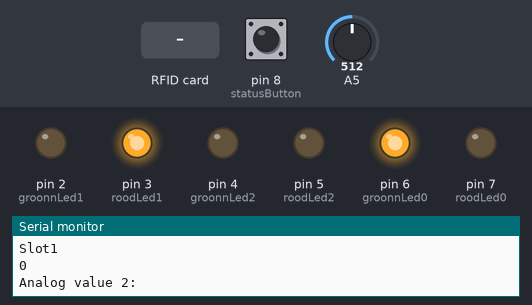
Bench run of a sketch on a simulated Arduino Uno, built with avr-gcc and run on an emulated ATmega328P. On the bench: output pins drawn as LEDs (lit = HIGH), the last lines printed to the serial monitor. Dashed ring = blinking. The inputs (shaded band) are chosen by the test bench; at power-on: A5 = 512, pin 8 (statusButton) LOW. Pins used as bus, display or sensor lines are not drawn.

Above: at 1.3 s.
1.4 s: A5 set to 10
4.4 s: pin 8 (statusButton) pulled HIGH for 3.2 s
At 8.6 s:
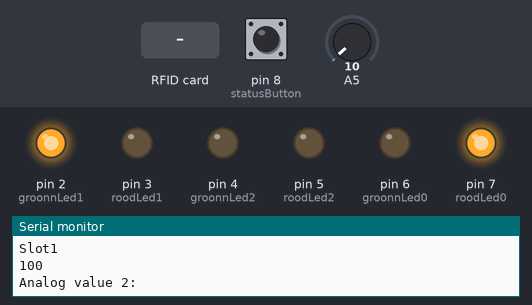
9.1 s: RFID card 5E 7A 19 C4 held to the reader
10.6 s: pin 8 (statusButton) driven HIGH
At 10.78 s:
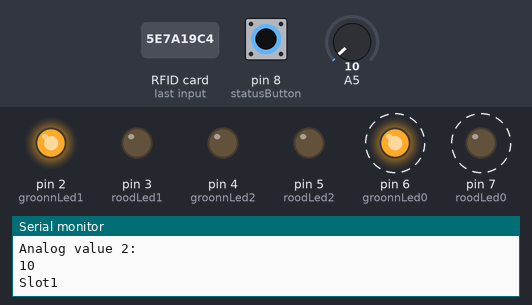
13.6 s: pin 8 (statusButton) driven LOW
At 13.6 s:
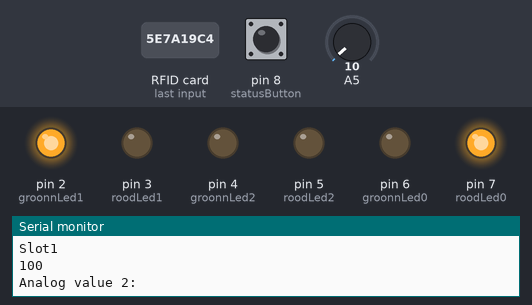
Timing chart, 0 to 16.6 s (numbered marks = the images above; inputs shaded):
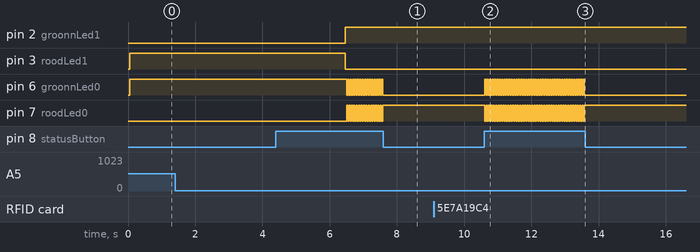

The sketch:

BesoksBuddy.ino
```cpp
#include <SPI.h>
#include <MFRC522.h>

#define RST_PIN         9           // Configurable, see typical pin layout above
#define SS_PIN          10          // Configurable, see typical pin layout above

MFRC522 mfrc522(SS_PIN, RST_PIN);   // Create MFRC522 instance.

MFRC522::MIFARE_Key key;
const int groonnLed0 = 6; //Definerer dPins til forskjellige komponenter
const int roodLed0 = 7;
const int groonnLed1 = 2; //Definerer dPins til forskjellige komponenter
const int roodLed1 = 3;
const int groonnLed2 = 4; //Definerer dPins til forskjellige komponenter
const int roodLed2 = 5;
const int statusButton = 8;
int statusState = 0;
int buttonState;
boolean slot1Opptatt = false;
boolean slot2Opptatt = false;
boolean slot1OpptattPrev = false;
boolean slot2OpptattPrev = false;
String slot1Person = "";
String slot2Person = "";
boolean person1Status = false;
boolean person2Status = true;
String person = "";
int val1;                        // variable for reading the pin status
int val2;                       // variable for reading the delayed status
int Mode = 0;
int personInput1;
int personInput2;
int slot1 = 0;
int slot2;
int teller = 0;


void setup() {
  Serial.begin(9600); // Initialize serial communications with the PC
  while (!Serial);    // Do nothing if no serial port is opened (added for Arduinos based on ATMEGA32U4)
  SPI.begin();        // Init SPI bus
  mfrc522.PCD_Init(); // Init MFRC522 card

  pinMode(roodLed0, OUTPUT); //Setter I/O
  pinMode(groonnLed0, OUTPUT);
  pinMode(roodLed1, OUTPUT); //Setter I/O
  pinMode(groonnLed1, OUTPUT);
  pinMode(roodLed2, OUTPUT); //Setter I/O
  pinMode(groonnLed2, OUTPUT);
  pinMode(statusButton, INPUT);
  pinMode(A0, INPUT_PULLUP);


  digitalWrite(roodLed0, LOW); //LEDer lyser under setup for aa sjekke at de fungerer
  digitalWrite(groonnLed0, HIGH);
  digitalWrite(roodLed1, LOW); //LEDer lyser under setup for aa sjekke at de fungerer
  digitalWrite(groonnLed1, LOW);
  digitalWrite(roodLed2, LOW); //LEDer lyser under setup for aa sjekke at de fungerer
  digitalWrite(groonnLed2, LOW);

  digitalWrite(roodLed1, HIGH);
  digitalWrite(groonnLed1, LOW);


  // Prepare the key (used both as key A and as key B)
  // using FFFFFFFFFFFFhex which is the default at chip delivery from the factory
  for (byte i = 0; i < 6; i++) {
    key.keyByte[i] = 0xFF;
  }

  Serial.println(F("Scan a MIFARE Classic PICC to demonstrate read and write."));
  Serial.print(F("Using key (for A and B):"));
  dump_byte_array(key.keyByte, MFRC522::MF_KEY_SIZE);
  Serial.println();

  Serial.println(F("BEWARE: Data will be written to the PICC, in sector #1"));
}

void loop() {


  val1 = digitalRead(statusButton);      // read input value and store it in val
  delay(10);                         // 10 milliseconds is a good amount of time
  val2 = digitalRead(statusButton);     // read the input again to check for bounces
  if (val1 == val2) {                 // make sure we got 2 consistant readings!
    if (val1 == HIGH) {                // check if the button is pressed
      if (Mode == 0) {
        Mode = 1;
      } else {
        if (Mode == 1) {
          Mode = 0;
        }
      }
    }               // save the new state in our variable
  }

  if (Mode == 0) { // all-off
    digitalWrite(roodLed0, LOW);
    digitalWrite(groonnLed0, HIGH);
  }

  if (Mode == 1) {
    digitalWrite(roodLed0, HIGH);
    digitalWrite(groonnLed0, LOW);
  }


  slot2 = analogRead(A5);
  Serial.println("Slot1");
  Serial.println(slot1);


  //Serial.println("Analog value 1: ");
  //Serial.println(slot1);
  Serial.println("Analog value 2: ");
  Serial.println(slot2);

  if (slot1 < 20) {
    slot1Opptatt = true;
  } else {
    slot1Opptatt = false;
    if (teller == 0) {
      delay(5000);
      digitalWrite(roodLed1, LOW);
      digitalWrite(groonnLed1, HIGH);
      teller = 1;
    }

  }

  if (slot2 < 20) {
    slot2Opptatt = true;
  } else {
    slot2Opptatt = false;
  }


  /*
    if (slot1Opptatt == false) { //Hvis slotten er ledig
      digitalWrite(roodLed1, LOW);
      digitalWrite(groonnLed1, LOW);
      //slot1Person = "";
      slot1OpptattPrev = false;
      //Serial.println("Slot1 Ledig");
    }
  */
  if (slot2Opptatt == false) {
    digitalWrite(roodLed2, LOW);
    digitalWrite(groonnLed2, LOW);
    //slot2Person = "";
    slot2OpptattPrev = false;
    //Serial.println("Slot2 Ledig");
  }

  /*
    if (slot1Opptatt == true) { //Hvis slotten nettopp ble tatt og før var åpen, kjør koden
    if (slot1OpptattPrev == false) {
      if (person.equals("Person1") || person.equals("Person2")) {
        slot1Person = person;
        person = "";
        slot1OpptattPrev = true;
        Serial.println("Ny person i slot1 " + slot1Person);
      }

    }
    }
  */

  if (slot2Opptatt == true) {
    if (slot2OpptattPrev == false) {
      if (person.equals("Person1") || person.equals("Person2")) {
        slot2Person = person;
        person = "";
        slot2OpptattPrev = true;
        Serial.println("Ny person i slot2 " + slot2Person);
      }

    }
  }
  /*
    if (slot1Opptatt == true) { //Hvis slotten er tatt
      if (slot1OpptattPrev == true) {
        if (slot1Person.equals("Person1")) {
          if (person1Status == true) {
            digitalWrite(roodLed1, LOW);
            digitalWrite(groonnLed1, HIGH);
          } else if (person1Status == false) {
            digitalWrite(roodLed1, HIGH);
            digitalWrite(groonnLed1, LOW);
          }
        } else if (slot1Person.equals("Person2")) {
          if (person2Status == true) {
            digitalWrite(roodLed1, LOW);
            digitalWrite(groonnLed1, HIGH);
          } else if (person2Status == false) {
            digitalWrite(roodLed1, HIGH);
            digitalWrite(groonnLed1, LOW);
          }
        }
      }
    }
  */
  if (slot2Opptatt == true) { //Hvis slotten er tatt
    if (slot2OpptattPrev == true) {
      if (slot2Person.equals("Person1")) {
        if (person1Status == true) {
          digitalWrite(roodLed2, LOW);
          digitalWrite(groonnLed2, HIGH);
        } else if (person1Status == false) {
          digitalWrite(roodLed2, HIGH);
          digitalWrite(groonnLed2, LOW);
        }
      } else if (slot2Person.equals("Person2")) {
        if (person2Status == true) {
          digitalWrite(roodLed2, LOW);
          digitalWrite(groonnLed2, HIGH);
        } else if (person2Status == false) {
          digitalWrite(roodLed2, HIGH);
          digitalWrite(groonnLed2, LOW);
        }
      }
    }
    slot1 = 100;
  }


  if (person != "") {
    Serial.println(person);
  }


  if ( mfrc522.PICC_IsNewCardPresent()) {
    if ( mfrc522.PICC_ReadCardSerial()) {
      // Show some details of the PICC (that is: the tag/card)
      Serial.print(F("Card UID:"));
      dump_byte_array(mfrc522.uid.uidByte, mfrc522.uid.size);
      Serial.println();
      Serial.print(F("PICC type: "));
      MFRC522::PICC_Type piccType = mfrc522.PICC_GetType(mfrc522.uid.sak);
      Serial.println(mfrc522.PICC_GetTypeName(piccType));

      // Check for compatibility
      if (    piccType != MFRC522::PICC_TYPE_MIFARE_MINI
              &&  piccType != MFRC522::PICC_TYPE_MIFARE_1K
              &&  piccType != MFRC522::PICC_TYPE_MIFARE_4K) {
        Serial.println(F("This sample only works with MIFARE Classic cards."));
        return;
      }


      byte dataBlock1[]    = {
        0x01, 0x01, 0x01, 0x01, //  1,  2,   3,  4,
        0x01, 0x01, 0x01, 0x01, //  5,  6,   7,  8,
        0x01, 0x01, 0x01, 0x01, //  9, 10, 255, 11,
        0x01, 0x01, 0x01, 0x01  // 12, 13, 14, 15
      };

      byte dataBlock2[]    = {
        0x02, 0x02, 0x02, 0x02, //  1,  2,   3,  4,
        0x02, 0x02, 0x02, 0x02, //  5,  6,   7,  8,
        0x02, 0x02, 0x02, 0x02, //  9, 10, 255, 11,
        0x02, 0x02, 0x02, 0x02  // 12, 13, 14, 15
      };


      // In this sample we use the second sector,
      // that is: sector #1, covering block #4 up to and including block #7
      byte sector         = 1;
      byte blockAddr      = 4;
      byte trailerBlock   = 7;
      MFRC522::StatusCode status;
      byte buffer[18];
      byte size = sizeof(buffer);

      // Authenticate using key A
      Serial.println(F("Authenticating using key A..."));
      status = (MFRC522::StatusCode) mfrc522.PCD_Authenticate(MFRC522::PICC_CMD_MF_AUTH_KEY_A, trailerBlock, &key, &(mfrc522.uid));
      if (status != MFRC522::STATUS_OK) {
        Serial.print(F("PCD_Authenticate() failed: "));
        Serial.println(mfrc522.GetStatusCodeName(status));
        return;
      }

      // Show the whole sector as it currently is
      Serial.println(F("Current data in sector:"));
      mfrc522.PICC_DumpMifareClassicSectorToSerial(&(mfrc522.uid), &key, sector);
      Serial.println();

      // Read data from the block
      Serial.print(F("Reading data from block ")); Serial.print(blockAddr);
      Serial.println(F(" ..."));
      status = (MFRC522::StatusCode) mfrc522.MIFARE_Read(blockAddr, buffer, &size);
      if (status != MFRC522::STATUS_OK) {
        Serial.print(F("MIFARE_Read() failed: "));
        Serial.println(mfrc522.GetStatusCodeName(status));
      }
      Serial.print(F("Data in block ")); Serial.print(blockAddr); Serial.println(F(":"));
      dump_byte_array(buffer, 16); Serial.println();
      Serial.println();

      // Authenticate using key B
      Serial.println(F("Authenticating again using key B..."));
      status = (MFRC522::StatusCode) mfrc522.PCD_Authenticate(MFRC522::PICC_CMD_MF_AUTH_KEY_B, trailerBlock, &key, &(mfrc522.uid));
      if (status != MFRC522::STATUS_OK) {
        Serial.print(F("PCD_Authenticate() failed: "));
        Serial.println(mfrc522.GetStatusCodeName(status));
        return;
      }

      // Check that data in block is what we have written
      // by counting the number of bytes that are equal
      Serial.println(F("Checking result..."));
      byte count1 = 0;
      byte count2 = 0;
      for (byte i = 0; i < 16; i++) {
        // Compare buffer (= what we've read) with dataBlock (= what we've written)
        if (buffer[i] == dataBlock1[i]) {
          count1++;
        } else if (buffer[i] == dataBlock2[i]) {
          count2++;
        }

      }
      if (count1 == 16) {
        Serial.println(F("Person1 oppdaget"));
        person = "";
        person = "Person1";
      } else if (count2 == 16) {
        Serial.println(F("Person2 oppdaget"));
        person = "";
        person = "Person2";
      } else {
        Serial.println(F("Ingen person oppdaget"));
      }
      Serial.println();

      // Dump the sector data
      Serial.println(F("Current data in sector:"));
      mfrc522.PICC_DumpMifareClassicSectorToSerial(&(mfrc522.uid), &key, sector);
      Serial.println();

      // Halt PICC
      mfrc522.PICC_HaltA();
      // Stop encryption on PCD
      mfrc522.PCD_StopCrypto1();
    }
  }
}


void dump_byte_array(byte *buffer, byte bufferSize) {
  for (byte i = 0; i < bufferSize; i++) {
    Serial.print(buffer[i] < 0x10 ? " 0" : " ");
    Serial.print(buffer[i], HEX);
  }
}
```

Measured:
- after the input at 4.4 s, pin 6 (groonnLed0): alternates HIGH for 0.04 s and LOW for 0.04 s, 31 changes in all, then stays LOW, starting after 2.1 s; pin 7 (roodLed0): alternates HIGH for 0.04 s and LOW for 0.04 s, 31 changes in all, then stays HIGH, starting after 2.1 s
- after the input at 10.6 s, pin 6 (groonnLed0), pin 7 (roodLed0): alternates HIGH for 0.04 s and LOW for 0.04 s, starting at once
- after the input at 13.6 s, pin 6 (groonnLed0): stops changing and stays LOW; pin 7 (roodLed0): stops changing and stays HIGH
